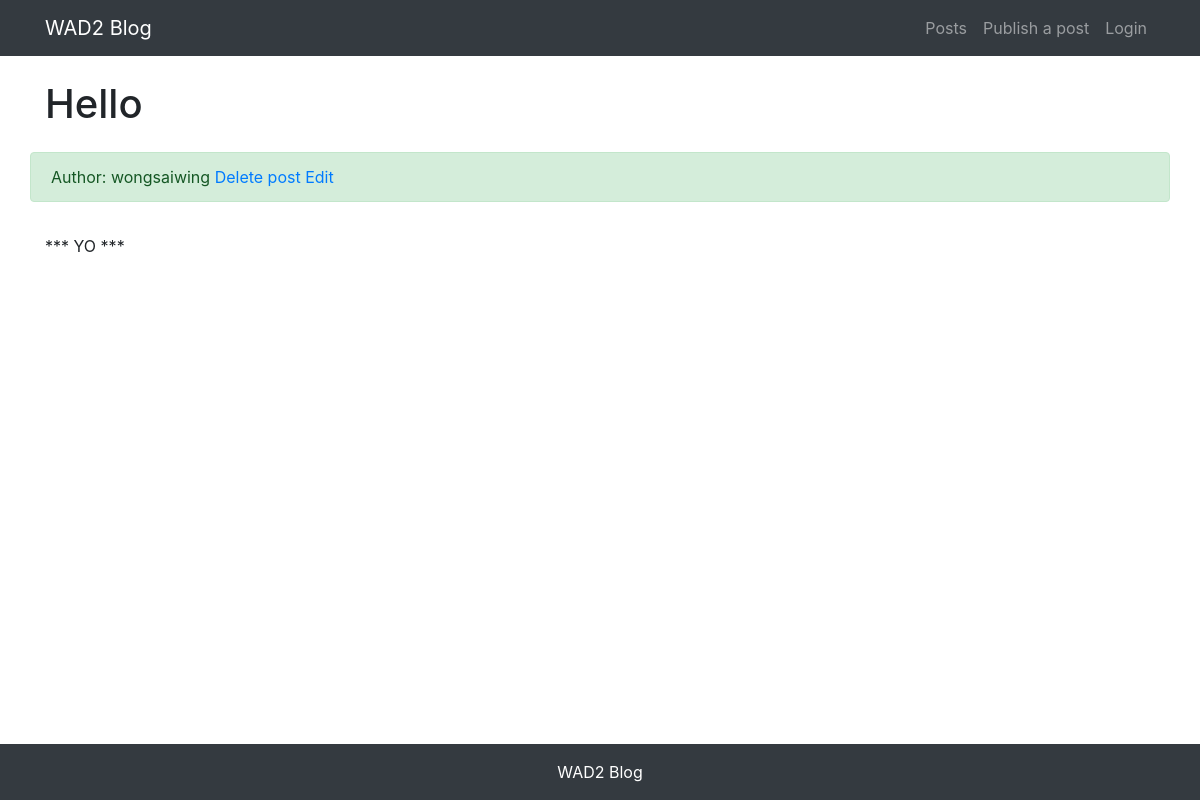
/post/post-list/7/, run on the app's committed database.
### post/models.py (models this page shows, shortened)
class Post(models.Model):
    author = models.ForeignKey(User, on_delete=models.CASCADE)
    title = models.CharField(max_length = 50)
    body = models.TextField()
    created_time = models.DateTimeField(default = timezone.now)
    update_time = models.DateTimeField(auto_now=True)
    class Meta:
        ordering = ('-created_time', )

### post/views.py (the view)
# urls.py: path('post-list/<int:id>/', views.post_detail, name='post_detail'),
def post_detail(request, id):
    post = Post.objects.get(id=id)
    post.body = markdown.markdown(post.body, extentions=[
        'markdown.extensions.extra',
    ])
    context = {'post':post}
    return render(request, 'post/detail.html', context)

### templates/post/detail.html (shortened to what this page needs)
{% extends "base.html" %}
{% load staticfiles %}
{% block content %}
<div class="container">
    <div class="row">
    <h1 class="col-12 mt-4 mb-4"> {{post.title}}  </h1>
    <div class="col-12 alert alert-success"> Author: {{post.author}}
        <a href="#" onclick="confirm_delete()"> Delete post </a>
        <a href="{% url "post:post_update" post.id %}"> Edit </a>
    </div>
        <div class="col-12">
            <p>{{post.body|safe}}</p>
        </div>
    </div>
</div>
{% endblock content %}

### data on the page
Post: title "Hello", author "wongsaiwing", body "*** YO ***"
